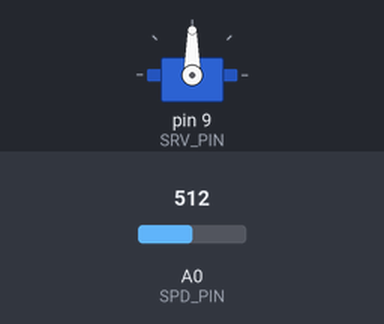
A sketch run on a simulated Arduino Uno, built with avr-gcc and run on an emulated ATmega328P. Parts: servo. The inputs (shaded band) are chosen by the test bench; at power-on: A0 (SPD_PIN) = 512.

Above: at 1.2 s.
1.3 s: A0 (SPD_PIN) set to 133
4.3 s: A0 (SPD_PIN) set to 116
At 5.1 s:
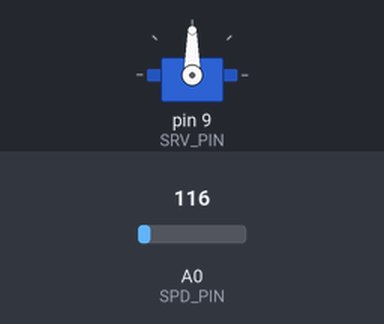
5.8 s: A0 (SPD_PIN) set to 511
At 6.39 s:
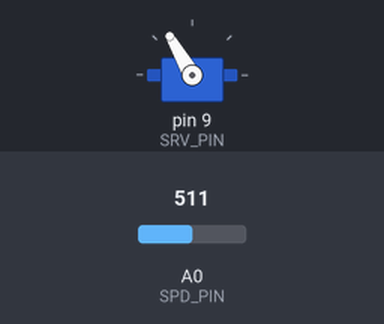
8.8 s: A0 (SPD_PIN) set to 122
10.4 s: A0 (SPD_PIN) set to 900
At 10.73 s:
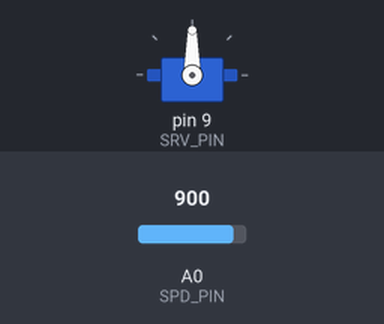
Timing chart, 0 to 14.4 s (numbered marks = the images above; inputs shaded):
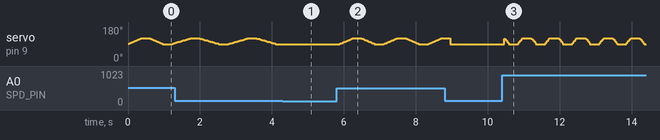

The sketch:

rocking-servo.ino
```cpp
#include <Servo.h>

#define START_ANGLE 90
#define STOP_ANGLE 120
#define LOOP_DELAY 250
#define SRV_PIN 9
#define SPD_PIN A0

const int startAngle = START_ANGLE;
const int stopAngle = STOP_ANGLE;
const int loopDelay = LOOP_DELAY;

const int srvPin = SRV_PIN;
const int spdPin = SPD_PIN;

const int stepAngle = 1;

Servo srv;

void setup() {
  Serial.begin(9600);

  srv.attach(srvPin);
  srv.write(startAngle);
}

int getSpd() {
  int a = analogRead(spdPin);

  if (a < 24) {
    return 0;
  }

  return ((a - 24) / 100);
}

int getStepDelay(int spd) {
  return (10 - spd) * 2;
}

int pos = startAngle;
int spd = 0;
bool fw = true;

void loop() {
  spd = getSpd();

  if (spd == 0) {
    srv.write(startAngle);
    delay(loopDelay);
    return;
  }

  if (fw) {
    pos += stepAngle;
  } else {
    pos -= stepAngle;
  }

  srv.write(pos);

  if (pos >= stopAngle) {
    delay(loopDelay);
    fw = false;
  } else {
    if (pos <= startAngle) {
      delay(loopDelay);
      fw = true;
    }
  }

  delay(getStepDelay(spd));
}
```

Measured:
- after the input at 4.3 s, servo on pin 9 (SRV_PIN): stays 90° (without the input it goes to 91° after 0.08 s)
- after the input at 10.4 s, servo on pin 9 (SRV_PIN): 90° → 119° after 0.06 s, then repeats every 0.75 s: 114° 0.02 s, 109° 0.02 s, 104° 0.02 s, 99° 0.02 s, 94° 0.02 s, 90° 0.25 s, 91° 0.02 s, 96° 0.02 s, 101° 0.02 s, 106° 0.02 s, 111° 0.02 s, 116° 0.02 s, 120° 0.25 s, 119° 0.02 s
